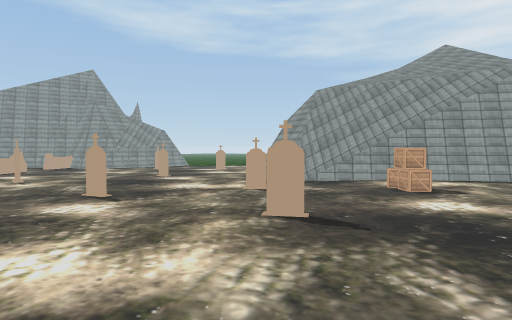
view 1 (above)

23 first-person views from a walk through a Unity game level. The camera is 1.5 m above the floor, tilts 2° down and sees 80° across. The floor is counted in squares, 2 m on a side. Each view is taken from the middle of a square. On the plan, view 1 faces up. The plan holds only what a view shows up to about 10 squares ahead; the rest is blank. The place goes on beyond the plan. Some surface patterns are stand-ins.

view 2
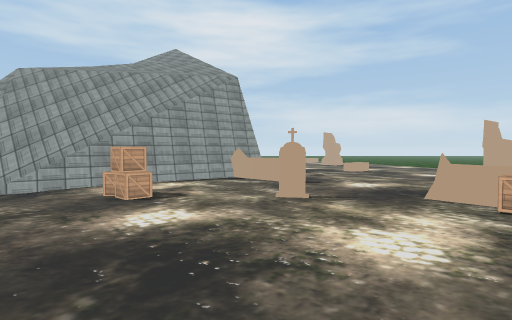

view 3
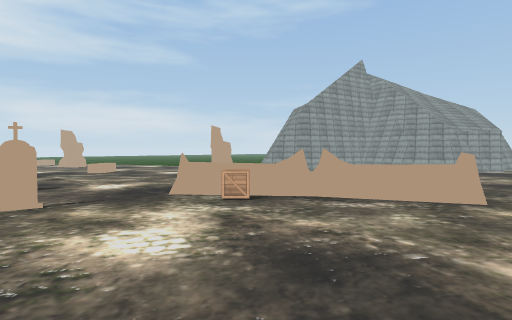

view 4
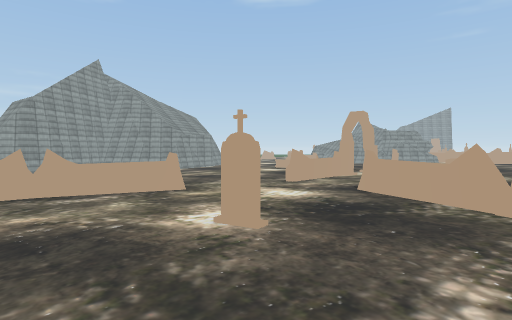

view 5
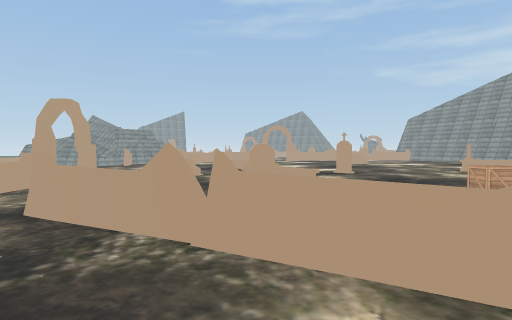

view 6
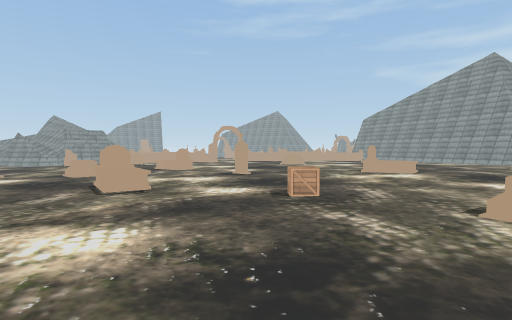

view 7
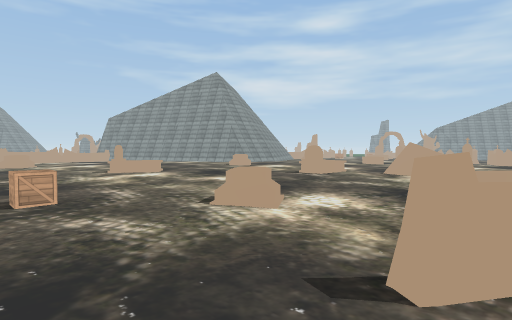

view 8
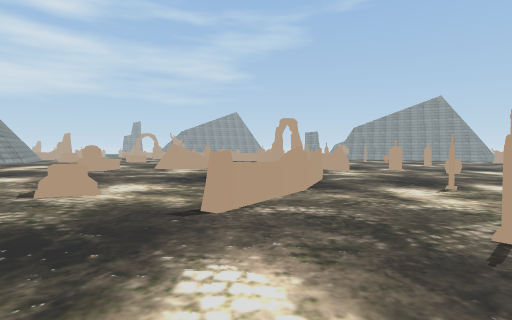

view 9
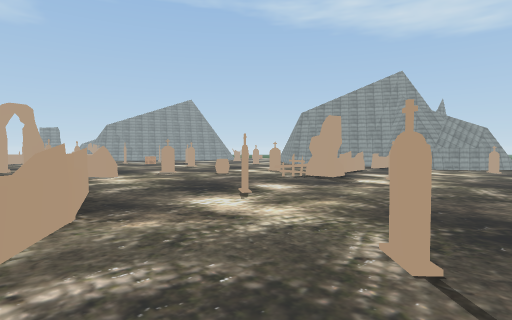

view 10
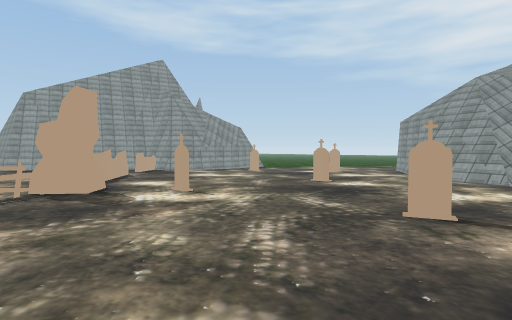

view 11
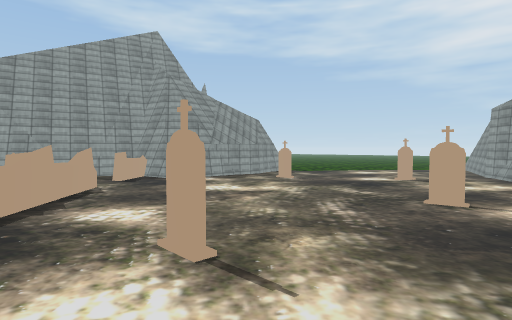

view 12
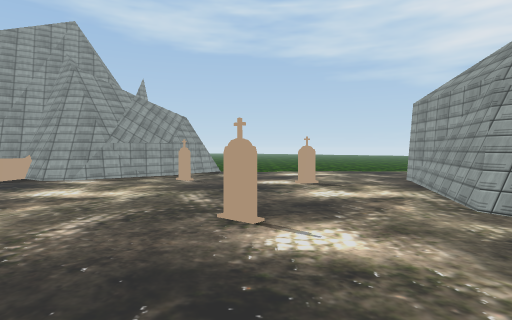

view 13
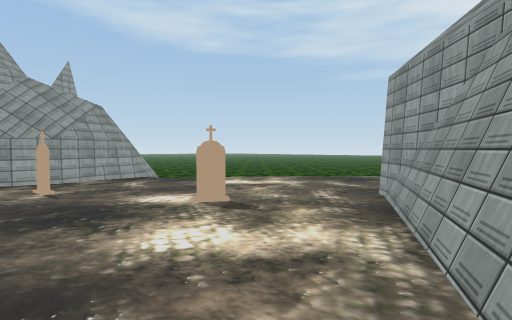

view 14
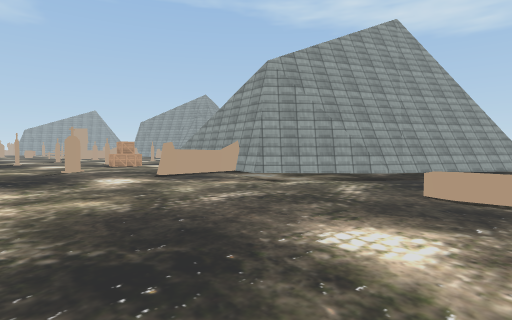

view 15
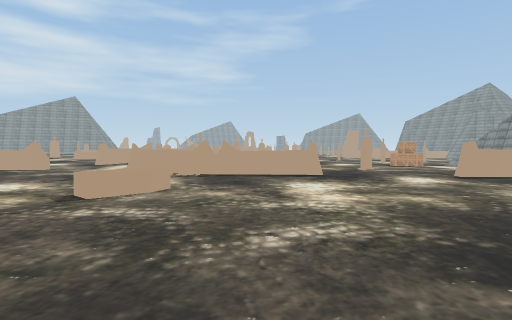

view 16
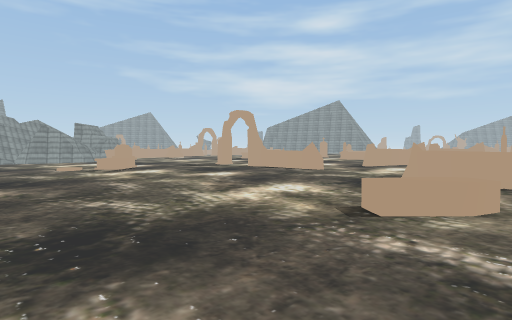

view 17
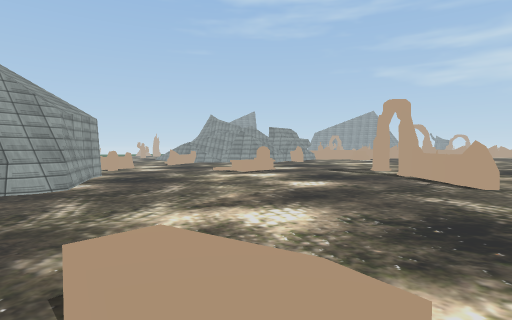

view 18
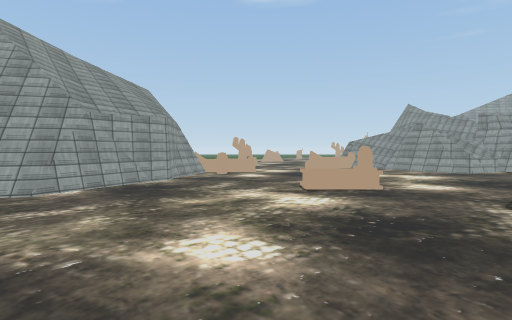

view 19
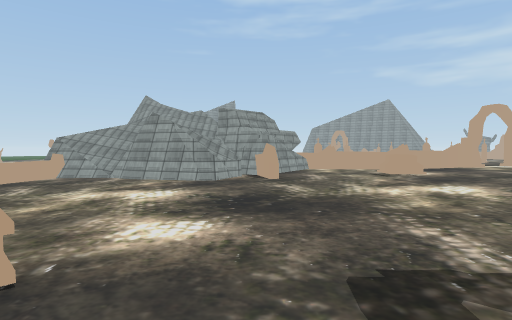

view 20
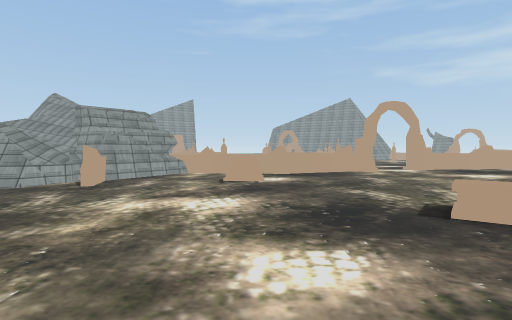

view 21
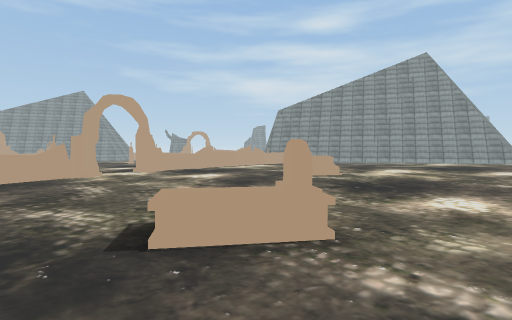

view 22
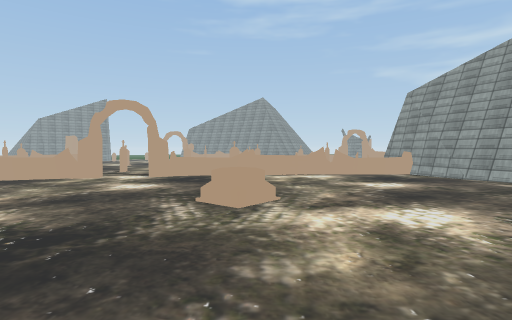

view 23
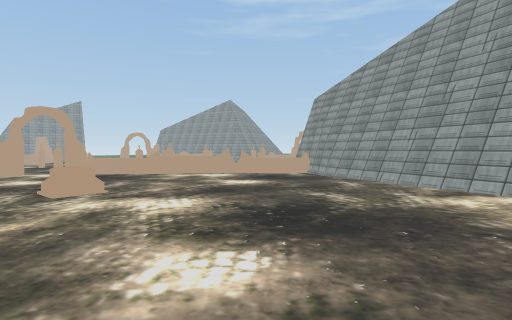

### Floor plan
Key: @ floor where view 1 was taken; # wall or solid block; . main floor; : floor 0.25 m higher than the main floor; - floor 0.25 m lower than the main floor; + floor 0.5 m higher than the main floor; _ floor 0.5 m lower than the main floor; / step, stairs or slope; = window, fence, low wall or low ledge; ^ raised ledge; v drop or lower ground; B box; O other object.
Columns run from 11 left of view 1 to 14 right of it. Each row starts with its distance up from view 1.
 18     ##_______
 17    ##________
 16 ####__#______
 15 _^_______#__//         ##
 14  ___________#/        ##_
 13  ___________#/        #__
 12  _#________/#=//    v##
 11   ^________/#////  /v#_
 10   ^_____#___#///////##__
  9  -^_________///////v#___
  8  -#-#_--_____---//##-___
  7  -=--------#--B---^---__^^
  6  -------#-----B---^---____
  5 .-----------...-------____
  4 ..---------#....#----_____
  3 ...-#..---......-----_____
  2 .......#........--^--_____
  1 ..=#............-B=--_____
  0   .^=#.... @....-#=-_____
 -1      ^=......#..-O--^____
 -2  ^^.......#.....-^-______
 -3 ..........^^...----______
 -4 .....O:.....^^.-----_____
 -5 :....::......#.-----_____#
 -6 ^::::::B..^....-^---____##
 -7 :::::::....^...-^---____##
 -8 :::::::........-#---_____#
 -9 :::::::........-----_____#
-10  +::^::..#...O/-#---^_____
-11  +:::::........-----^_____
-12  +:::::........-----_____
-13 ++:::::....^^..-----____
-14 ::::::::........-----__
-15 ::::::O:........-----___
-16 ::::::::.........-----__^
-17 #:::::::....../..-^###__^
-18 #:::::::........./## v//#
-19 ##.:.......#^^^^=###/ ///
-20  #==#^#^^#.     ^#  ///

Positions as (right, up) in squares from view 1, and headings:
1: (0, 0), facing up
2: (1, 1), facing up-right
3: (1, 1), facing right
4: (0, 1), facing down-right
5: (0, -1), facing down
6: (-3, -1), facing down
7: (-3, -1), facing down-left
8: (-1, -1), facing left
9: (-3, -1), facing up-left
10: (-5, 2), facing up
11: (-6, 6), facing up
12: (-3, 7), facing up
13: (-1, 10), facing up
14: (14, 2), facing up-left
15: (14, 1), facing left
16: (13, 0), facing down-left
17: (9, 0), facing down
18: (6, -5), facing down-right
19: (7, -9), facing down
20: (3, -10), facing down
21: (2, -11), facing down-left
22: (-5, -11), facing down
23: (-8, -10), facing down
